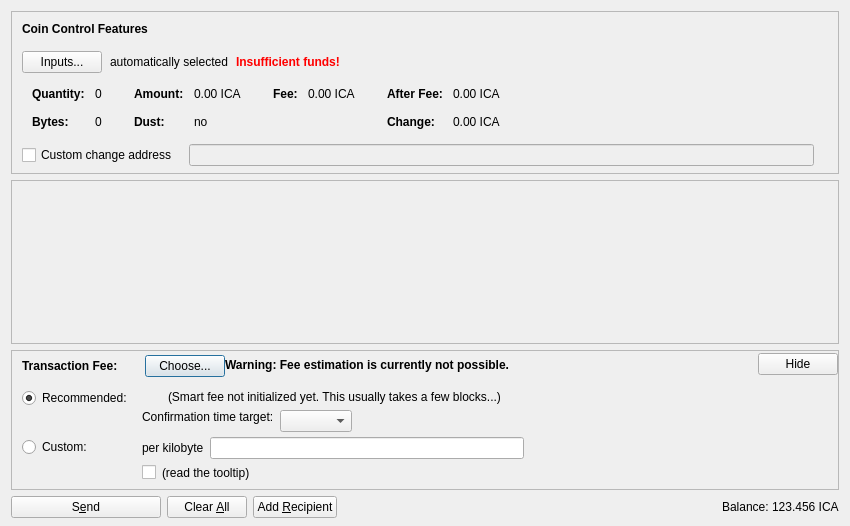
<?xml version="1.0" encoding="UTF-8"?>
<ui version="4.0">
 <class>SendCoinsDialog</class>
 <widget class="QDialog" name="SendCoinsDialog">
  <property name="geometry">
   <rect>
    <x>0</x>
    <y>0</y>
    <width>850</width>
    <height>526</height>
   </rect>
  </property>
  <property name="windowTitle">
   <string>Send Coins</string>
  </property>
  <layout class="QVBoxLayout" name="verticalLayout" stretch="0,1,0,0">
   <property name="bottomMargin">
    <number>8</number>
   </property>
   <item>
    <widget class="QFrame" name="frameCoinControl">
     <property name="sizePolicy">
      <sizepolicy hsizetype="Expanding" vsizetype="Expanding">
       <horstretch>0</horstretch>
       <verstretch>0</verstretch>
      </sizepolicy>
     </property>
     <property name="maximumSize">
      <size>
       <width>16777215</width>
       <height>16777215</height>
      </size>
     </property>
     <property name="frameShape">
      <enum>QFrame::StyledPanel</enum>
     </property>
     <property name="frameShadow">
      <enum>QFrame::Sunken</enum>
     </property>
     <layout class="QVBoxLayout" name="verticalLayoutCoinControl2">
      <property name="spacing">
       <number>0</number>
      </property>
      <property name="leftMargin">
       <number>0</number>
      </property>
      <property name="topMargin">
       <number>0</number>
      </property>
      <property name="rightMargin">
       <number>0</number>
      </property>
      <property name="bottomMargin">
       <number>6</number>
      </property>
      <item>
       <layout class="QVBoxLayout" name="verticalLayoutCoinControl" stretch="0,0,0,0,1">
        <property name="spacing">
         <number>0</number>
        </property>
        <property name="leftMargin">
         <number>10</number>
        </property>
        <property name="topMargin">
         <number>10</number>
        </property>
        <item>
         <layout class="QHBoxLayout" name="horizontalLayoutCoinControl1">
          <property name="bottomMargin">
           <number>15</number>
          </property>
          <item>
           <widget class="QLabel" name="labelCoinControlFeatures">
            <property name="sizePolicy">
             <sizepolicy hsizetype="Preferred" vsizetype="Maximum">
              <horstretch>0</horstretch>
              <verstretch>0</verstretch>
             </sizepolicy>
            </property>
            <property name="font">
             <font>
              <weight>75</weight>
              <bold>true</bold>
             </font>
            </property>
            <property name="styleSheet">
             <string notr="true">font-weight:bold;</string>
            </property>
            <property name="text">
             <string>Coin Control Features</string>
            </property>
           </widget>
          </item>
         </layout>
        </item>
        <item>
         <layout class="QHBoxLayout" name="horizontalLayoutCoinControl2" stretch="0,0,0,0">
          <property name="spacing">
           <number>8</number>
          </property>
          <property name="bottomMargin">
           <number>10</number>
          </property>
          <item>
           <widget class="QPushButton" name="pushButtonCoinControl">
            <property name="styleSheet">
             <string notr="true"/>
            </property>
            <property name="text">
             <string>Inputs...</string>
            </property>
            <property name="autoDefault">
             <bool>false</bool>
            </property>
           </widget>
          </item>
          <item>
           <widget class="QLabel" name="labelCoinControlAutomaticallySelected">
            <property name="text">
             <string>automatically selected</string>
            </property>
            <property name="margin">
             <number>5</number>
            </property>
           </widget>
          </item>
          <item>
           <widget class="QLabel" name="labelCoinControlInsuffFunds">
            <property name="font">
             <font>
              <weight>75</weight>
              <bold>true</bold>
             </font>
            </property>
            <property name="styleSheet">
             <string notr="true">color:red;font-weight:bold;</string>
            </property>
            <property name="text">
             <string>Insufficient funds!</string>
            </property>
            <property name="margin">
             <number>5</number>
            </property>
           </widget>
          </item>
          <item>
           <spacer name="horizontalSpacerCoinControl">
            <property name="orientation">
             <enum>Qt::Horizontal</enum>
            </property>
            <property name="sizeHint" stdset="0">
             <size>
              <width>40</width>
              <height>1</height>
             </size>
            </property>
           </spacer>
          </item>
         </layout>
        </item>
        <item>
         <widget class="QWidget" name="widgetCoinControl" native="true">
          <property name="sizePolicy">
           <sizepolicy hsizetype="Preferred" vsizetype="Preferred">
            <horstretch>0</horstretch>
            <verstretch>0</verstretch>
           </sizepolicy>
          </property>
          <property name="minimumSize">
           <size>
            <width>0</width>
            <height>0</height>
           </size>
          </property>
          <property name="styleSheet">
           <string notr="true"/>
          </property>
          <layout class="QHBoxLayout" name="horizontalLayoutCoinControl5">
           <property name="leftMargin">
            <number>0</number>
           </property>
           <property name="topMargin">
            <number>0</number>
           </property>
           <property name="rightMargin">
            <number>0</number>
           </property>
           <property name="bottomMargin">
            <number>0</number>
           </property>
           <item>
            <layout class="QHBoxLayout" name="horizontalLayoutCoinControl3" stretch="0,0,0,1">
             <property name="spacing">
              <number>20</number>
             </property>
             <property name="topMargin">
              <number>0</number>
             </property>
             <property name="bottomMargin">
              <number>10</number>
             </property>
             <item>
              <layout class="QFormLayout" name="formLayoutCoinControl1">
               <property name="horizontalSpacing">
                <number>10</number>
               </property>
               <property name="verticalSpacing">
                <number>14</number>
               </property>
               <property name="leftMargin">
                <number>10</number>
               </property>
               <property name="topMargin">
                <number>4</number>
               </property>
               <property name="rightMargin">
                <number>6</number>
               </property>
               <item row="0" column="0">
                <widget class="QLabel" name="labelCoinControlQuantityText">
                 <property name="font">
                  <font>
                   <weight>75</weight>
                   <bold>true</bold>
                  </font>
                 </property>
                 <property name="text">
                  <string>Quantity:</string>
                 </property>
                 <property name="margin">
                  <number>0</number>
                 </property>
                </widget>
               </item>
               <item row="0" column="1">
                <widget class="QLabel" name="labelCoinControlQuantity">
                 <property name="cursor">
                  <cursorShape>IBeamCursor</cursorShape>
                 </property>
                 <property name="contextMenuPolicy">
                  <enum>Qt::ActionsContextMenu</enum>
                 </property>
                 <property name="text">
                  <string notr="true">0</string>
                 </property>
                 <property name="margin">
                  <number>0</number>
                 </property>
                 <property name="textInteractionFlags">
                  <set>Qt::LinksAccessibleByMouse|Qt::TextSelectableByKeyboard|Qt::TextSelectableByMouse</set>
                 </property>
                </widget>
               </item>
               <item row="1" column="0">
                <widget class="QLabel" name="labelCoinControlBytesText">
                 <property name="font">
                  <font>
                   <weight>75</weight>
                   <bold>true</bold>
                  </font>
                 </property>
                 <property name="text">
                  <string>Bytes:</string>
                 </property>
                </widget>
               </item>
               <item row="1" column="1">
                <widget class="QLabel" name="labelCoinControlBytes">
                 <property name="cursor">
                  <cursorShape>IBeamCursor</cursorShape>
                 </property>
                 <property name="contextMenuPolicy">
                  <enum>Qt::ActionsContextMenu</enum>
                 </property>
                 <property name="text">
                  <string notr="true">0</string>
                 </property>
                 <property name="textInteractionFlags">
                  <set>Qt::LinksAccessibleByMouse|Qt::TextSelectableByKeyboard|Qt::TextSelectableByMouse</set>
                 </property>
                </widget>
               </item>
              </layout>
             </item>
             <item>
              <layout class="QFormLayout" name="formLayoutCoinControl2">
               <property name="horizontalSpacing">
                <number>10</number>
               </property>
               <property name="verticalSpacing">
                <number>14</number>
               </property>
               <property name="leftMargin">
                <number>6</number>
               </property>
               <property name="topMargin">
                <number>4</number>
               </property>
               <property name="rightMargin">
                <number>6</number>
               </property>
               <item row="0" column="0">
                <widget class="QLabel" name="labelCoinControlAmountText">
                 <property name="font">
                  <font>
                   <weight>75</weight>
                   <bold>true</bold>
                  </font>
                 </property>
                 <property name="text">
                  <string>Amount:</string>
                 </property>
                 <property name="margin">
                  <number>0</number>
                 </property>
                </widget>
               </item>
               <item row="0" column="1">
                <widget class="QLabel" name="labelCoinControlAmount">
                 <property name="cursor">
                  <cursorShape>IBeamCursor</cursorShape>
                 </property>
                 <property name="contextMenuPolicy">
                  <enum>Qt::ActionsContextMenu</enum>
                 </property>
                 <property name="text">
                  <string notr="true">0.00 ICA</string>
                 </property>
                 <property name="textInteractionFlags">
                  <set>Qt::LinksAccessibleByMouse|Qt::TextSelectableByKeyboard|Qt::TextSelectableByMouse</set>
                 </property>
                </widget>
               </item>
               <item row="1" column="0">
                <widget class="QLabel" name="labelCoinControlLowOutputText">
                 <property name="font">
                  <font>
                   <weight>75</weight>
                   <bold>true</bold>
                  </font>
                 </property>
                 <property name="text">
                  <string>Dust:</string>
                 </property>
                </widget>
               </item>
               <item row="1" column="1">
                <widget class="QLabel" name="labelCoinControlLowOutput">
                 <property name="cursor">
                  <cursorShape>IBeamCursor</cursorShape>
                 </property>
                 <property name="contextMenuPolicy">
                  <enum>Qt::ActionsContextMenu</enum>
                 </property>
                 <property name="text">
                  <string notr="true">no</string>
                 </property>
                 <property name="textInteractionFlags">
                  <set>Qt::LinksAccessibleByMouse|Qt::TextSelectableByKeyboard|Qt::TextSelectableByMouse</set>
                 </property>
                </widget>
               </item>
              </layout>
             </item>
             <item>
              <layout class="QFormLayout" name="formLayoutCoinControl3">
               <property name="horizontalSpacing">
                <number>10</number>
               </property>
               <property name="verticalSpacing">
                <number>14</number>
               </property>
               <property name="leftMargin">
                <number>6</number>
               </property>
               <property name="topMargin">
                <number>4</number>
               </property>
               <property name="rightMargin">
                <number>6</number>
               </property>
               <item row="0" column="0">
                <widget class="QLabel" name="labelCoinControlFeeText">
                 <property name="font">
                  <font>
                   <weight>75</weight>
                   <bold>true</bold>
                  </font>
                 </property>
                 <property name="text">
                  <string>Fee:</string>
                 </property>
                 <property name="margin">
                  <number>0</number>
                 </property>
                </widget>
               </item>
               <item row="0" column="1">
                <widget class="QLabel" name="labelCoinControlFee">
                 <property name="cursor">
                  <cursorShape>IBeamCursor</cursorShape>
                 </property>
                 <property name="contextMenuPolicy">
                  <enum>Qt::ActionsContextMenu</enum>
                 </property>
                 <property name="text">
                  <string notr="true">0.00 ICA</string>
                 </property>
                 <property name="textInteractionFlags">
                  <set>Qt::LinksAccessibleByMouse|Qt::TextSelectableByKeyboard|Qt::TextSelectableByMouse</set>
                 </property>
                </widget>
               </item>
              </layout>
             </item>
             <item>
              <layout class="QFormLayout" name="formLayoutCoinControl4">
               <property name="horizontalSpacing">
                <number>10</number>
               </property>
               <property name="verticalSpacing">
                <number>14</number>
               </property>
               <property name="leftMargin">
                <number>6</number>
               </property>
               <property name="topMargin">
                <number>4</number>
               </property>
               <property name="rightMargin">
                <number>6</number>
               </property>
               <item row="0" column="0">
                <widget class="QLabel" name="labelCoinControlAfterFeeText">
                 <property name="font">
                  <font>
                   <weight>75</weight>
                   <bold>true</bold>
                  </font>
                 </property>
                 <property name="text">
                  <string>After Fee:</string>
                 </property>
                 <property name="margin">
                  <number>0</number>
                 </property>
                </widget>
               </item>
               <item row="0" column="1">
                <widget class="QLabel" name="labelCoinControlAfterFee">
                 <property name="cursor">
                  <cursorShape>IBeamCursor</cursorShape>
                 </property>
                 <property name="contextMenuPolicy">
                  <enum>Qt::ActionsContextMenu</enum>
                 </property>
                 <property name="text">
                  <string notr="true">0.00 ICA</string>
                 </property>
                 <property name="textInteractionFlags">
                  <set>Qt::LinksAccessibleByMouse|Qt::TextSelectableByKeyboard|Qt::TextSelectableByMouse</set>
                 </property>
                </widget>
               </item>
               <item row="1" column="0">
                <widget class="QLabel" name="labelCoinControlChangeText">
                 <property name="font">
                  <font>
                   <weight>75</weight>
                   <bold>true</bold>
                  </font>
                 </property>
                 <property name="text">
                  <string>Change:</string>
                 </property>
                </widget>
               </item>
               <item row="1" column="1">
                <widget class="QLabel" name="labelCoinControlChange">
                 <property name="cursor">
                  <cursorShape>IBeamCursor</cursorShape>
                 </property>
                 <property name="contextMenuPolicy">
                  <enum>Qt::ActionsContextMenu</enum>
                 </property>
                 <property name="text">
                  <string notr="true">0.00 ICA</string>
                 </property>
                 <property name="textInteractionFlags">
                  <set>Qt::LinksAccessibleByMouse|Qt::TextSelectableByKeyboard|Qt::TextSelectableByMouse</set>
                 </property>
                </widget>
               </item>
              </layout>
             </item>
            </layout>
           </item>
          </layout>
         </widget>
        </item>
        <item>
         <layout class="QHBoxLayout" name="horizontalLayoutCoinControl4" stretch="0,0,0">
          <property name="spacing">
           <number>12</number>
          </property>
          <property name="sizeConstraint">
           <enum>QLayout::SetDefaultConstraint</enum>
          </property>
          <property name="topMargin">
           <number>5</number>
          </property>
          <property name="rightMargin">
           <number>5</number>
          </property>
          <item>
           <widget class="QCheckBox" name="checkBoxCoinControlChange">
            <property name="toolTip">
             <string>If this is activated, but the change address is empty or invalid, change will be sent to a newly generated address.</string>
            </property>
            <property name="text">
             <string>Custom change address</string>
            </property>
           </widget>
          </item>
          <item>
           <widget class="QValidatedLineEdit" name="lineEditCoinControlChange">
            <property name="enabled">
             <bool>false</bool>
            </property>
            <property name="sizePolicy">
             <sizepolicy hsizetype="Expanding" vsizetype="Fixed">
              <horstretch>0</horstretch>
              <verstretch>0</verstretch>
             </sizepolicy>
            </property>
           </widget>
          </item>
          <item>
           <widget class="QLabel" name="labelCoinControlChangeLabel">
            <property name="sizePolicy">
             <sizepolicy hsizetype="Preferred" vsizetype="Expanding">
              <horstretch>0</horstretch>
              <verstretch>0</verstretch>
             </sizepolicy>
            </property>
            <property name="minimumSize">
             <size>
              <width>0</width>
              <height>0</height>
             </size>
            </property>
            <property name="text">
             <string/>
            </property>
            <property name="margin">
             <number>3</number>
            </property>
           </widget>
          </item>
         </layout>
        </item>
        <item>
         <spacer name="verticalSpacerCoinControl">
          <property name="orientation">
           <enum>Qt::Vertical</enum>
          </property>
          <property name="sizeHint" stdset="0">
           <size>
            <width>800</width>
            <height>1</height>
           </size>
          </property>
         </spacer>
        </item>
       </layout>
      </item>
     </layout>
    </widget>
   </item>
   <item>
    <widget class="QScrollArea" name="scrollArea">
     <property name="widgetResizable">
      <bool>true</bool>
     </property>
     <widget class="QWidget" name="scrollAreaWidgetContents">
      <property name="geometry">
       <rect>
        <x>0</x>
        <y>0</y>
        <width>830</width>
        <height>104</height>
       </rect>
      </property>
      <layout class="QVBoxLayout" name="verticalLayout_2" stretch="0,1">
       <property name="leftMargin">
        <number>0</number>
       </property>
       <property name="topMargin">
        <number>0</number>
       </property>
       <property name="rightMargin">
        <number>0</number>
       </property>
       <property name="bottomMargin">
        <number>0</number>
       </property>
       <item>
        <layout class="QVBoxLayout" name="entries">
         <property name="spacing">
          <number>6</number>
         </property>
        </layout>
       </item>
       <item>
        <spacer name="verticalSpacer">
         <property name="orientation">
          <enum>Qt::Vertical</enum>
         </property>
         <property name="sizeHint" stdset="0">
          <size>
           <width>20</width>
           <height>40</height>
          </size>
         </property>
        </spacer>
       </item>
      </layout>
     </widget>
    </widget>
   </item>
   <item>
    <widget class="QFrame" name="frameFee">
     <property name="sizePolicy">
      <sizepolicy hsizetype="Expanding" vsizetype="Expanding">
       <horstretch>0</horstretch>
       <verstretch>0</verstretch>
      </sizepolicy>
     </property>
     <property name="maximumSize">
      <size>
       <width>16777215</width>
       <height>16777215</height>
      </size>
     </property>
     <property name="frameShape">
      <enum>QFrame::StyledPanel</enum>
     </property>
     <property name="frameShadow">
      <enum>QFrame::Sunken</enum>
     </property>
     <layout class="QVBoxLayout" name="verticalLayoutFee1">
      <property name="spacing">
       <number>0</number>
      </property>
      <property name="leftMargin">
       <number>0</number>
      </property>
      <property name="topMargin">
       <number>0</number>
      </property>
      <property name="rightMargin">
       <number>0</number>
      </property>
      <property name="bottomMargin">
       <number>0</number>
      </property>
      <item>
       <layout class="QVBoxLayout" name="verticalLayoutFee2" stretch="0,0,0">
        <property name="spacing">
         <number>0</number>
        </property>
        <property name="leftMargin">
         <number>10</number>
        </property>
        <property name="topMargin">
         <number>0</number>
        </property>
        <item>
         <layout class="QHBoxLayout" name="horizontalLayoutFee1">
          <property name="bottomMargin">
           <number>0</number>
          </property>
          <item>
           <layout class="QVBoxLayout" name="verticalLayoutFee7">
            <property name="spacing">
             <number>0</number>
            </property>
            <item>
             <spacer name="verticalSpacerSmartFee">
              <property name="orientation">
               <enum>Qt::Vertical</enum>
              </property>
              <property name="sizeType">
               <enum>QSizePolicy::Fixed</enum>
              </property>
              <property name="sizeHint" stdset="0">
               <size>
                <width>1</width>
                <height>4</height>
               </size>
              </property>
             </spacer>
            </item>
            <item>
             <layout class="QHBoxLayout" name="horizontalLayoutSmartFee">
              <property name="spacing">
               <number>10</number>
              </property>
              <item>
               <widget class="QLabel" name="labelFeeHeadline">
                <property name="sizePolicy">
                 <sizepolicy hsizetype="Preferred" vsizetype="Maximum">
                  <horstretch>0</horstretch>
                  <verstretch>0</verstretch>
                 </sizepolicy>
                </property>
                <property name="font">
                 <font>
                  <weight>75</weight>
                  <bold>true</bold>
                 </font>
                </property>
                <property name="styleSheet">
                 <string notr="true">font-weight:bold;</string>
                </property>
                <property name="text">
                 <string>Transaction Fee:</string>
                </property>
               </widget>
              </item>
              <item>
               <widget class="QLabel" name="labelFeeMinimized">
                <property name="text">
                 <string/>
                </property>
               </widget>
              </item>
              <item>
               <widget class="QPushButton" name="buttonChooseFee">
                <property name="text">
                 <string>Choose...</string>
                </property>
               </widget>
              </item>
             </layout>
            </item>
            <item>
             <spacer name="verticalSpacer_5">
              <property name="orientation">
               <enum>Qt::Vertical</enum>
              </property>
              <property name="sizeHint" stdset="0">
               <size>
                <width>1</width>
                <height>1</height>
               </size>
              </property>
             </spacer>
            </item>
           </layout>
          </item>
          <item>
           <widget class="QLabel" name="fallbackFeeWarningLabel">
            <property name="toolTip">
             <string>Using the fallbackfee can result in sending a transaction that will take several hours or days (or never) to confirm. Consider choosing your fee manually or wait until you have validated the complete chain.</string>
            </property>
            <property name="font">
            <font>
                <weight>75</weight>
                <bold>true</bold>
            </font>
            </property>
            <property name="text">
             <string>Warning: Fee estimation is currently not possible.</string>
            </property>
            <property name="wordWrap">
             <bool>false</bool>
            </property>
           </widget>
          </item>
          <item>
           <spacer name="horizontalSpacer_4">
            <property name="orientation">
             <enum>Qt::Horizontal</enum>
            </property>
            <property name="sizeType">
             <enum>QSizePolicy::MinimumExpanding</enum>
            </property>
            <property name="sizeHint" stdset="0">
             <size>
              <width>40</width>
              <height>20</height>
             </size>
            </property>
           </spacer>
          </item>
          <item>
           <widget class="QPushButton" name="buttonMinimizeFee">
            <property name="toolTip">
             <string>collapse fee-settings</string>
            </property>
            <property name="text">
             <string>Hide</string>
            </property>
           </widget>
          </item>
         </layout>
        </item>
        <item>
         <widget class="QFrame" name="frameFeeSelection">
          <layout class="QVBoxLayout" name="verticalLayoutFee12">
           <property name="spacing">
            <number>0</number>
           </property>
           <property name="leftMargin">
            <number>0</number>
           </property>
           <property name="topMargin">
            <number>0</number>
           </property>
           <property name="rightMargin">
            <number>0</number>
           </property>
           <property name="bottomMargin">
            <number>0</number>
           </property>
           <item>
            <layout class="QGridLayout" name="gridLayoutFee">
             <property name="topMargin">
              <number>10</number>
             </property>
             <property name="bottomMargin">
              <number>4</number>
             </property>
             <property name="horizontalSpacing">
              <number>10</number>
             </property>
             <property name="verticalSpacing">
              <number>4</number>
             </property>
             <item row="1" column="1">
              <layout class="QVBoxLayout" name="verticalLayoutFee8">
               <property name="spacing">
                <number>6</number>
               </property>
               <item>
                <layout class="QHBoxLayout" name="horizontalLayoutFee13">
                 <item>
                  <widget class="QLabel" name="labelCustomPerKilobyte">
                   <property name="toolTip">
                    <string>If the custom fee is set to 1000 satoshis and the transaction is only 250 bytes, then &quot;per kilobyte&quot; only pays 250 satoshis in fee, while &quot;total at least&quot; pays 1000 satoshis. For transactions bigger than a kilobyte both pay by kilobyte.</string>
                   </property>
                   <property name="text">
                    <string>per kilobyte</string>
                   </property>
                  </widget>
                 </item>
                 <item>
                  <widget class="BitcoinAmountField" name="customFee"/>
                 </item>
                 <item>
                  <spacer name="horizontalSpacer_6">
                   <property name="orientation">
                    <enum>Qt::Horizontal</enum>
                   </property>
                   <property name="sizeHint" stdset="0">
                    <size>
                     <width>1</width>
                     <height>1</height>
                    </size>
                   </property>
                  </spacer>
                 </item>
                </layout>
               </item>
               <item>
                <layout class="QHBoxLayout" name="horizontalLayoutFee8">
                 <item>
                  <widget class="QCheckBox" name="checkBoxMinimumFee">
                   <property name="toolTip">
                    <string>Paying only the minimum fee is just fine as long as there is less transaction volume than space in the blocks. But be aware that this can end up in a never confirming transaction once there is more demand for icacoin transactions than the network can process.</string>
                   </property>
                   <property name="text">
                    <string/>
                   </property>
                  </widget>
                 </item>
                 <item>
                  <widget class="QLabel" name="labelMinFeeWarning">
                   <property name="enabled">
                    <bool>true</bool>
                   </property>
                   <property name="toolTip">
                    <string>Paying only the minimum fee is just fine as long as there is less transaction volume than space in the blocks. But be aware that this can end up in a never confirming transaction once there is more demand for icacoin transactions than the network can process.</string>
                   </property>
                   <property name="text">
                    <string>(read the tooltip)</string>
                   </property>
                   <property name="margin">
                    <number>5</number>
                   </property>
                  </widget>
                 </item>
                 <item>
                  <spacer name="horizontalSpacer_2">
                   <property name="orientation">
                    <enum>Qt::Horizontal</enum>
                   </property>
                   <property name="sizeHint" stdset="0">
                    <size>
                     <width>1</width>
                     <height>1</height>
                    </size>
                   </property>
                  </spacer>
                 </item>
                </layout>
               </item>
              </layout>
             </item>
             <item row="0" column="0">
              <layout class="QVBoxLayout" name="verticalLayoutFee4" stretch="0,1">
               <item>
                <widget class="QRadioButton" name="radioSmartFee">
                 <property name="text">
                  <string>Recommended:</string>
                 </property>
                 <property name="checked">
                  <bool>true</bool>
                 </property>
                 <attribute name="buttonGroup">
                  <string notr="true">groupFee</string>
                 </attribute>
                </widget>
               </item>
               <item>
                <spacer name="verticalSpacer_2">
                 <property name="orientation">
                  <enum>Qt::Vertical</enum>
                 </property>
                 <property name="sizeHint" stdset="0">
                  <size>
                   <width>1</width>
                   <height>1</height>
                  </size>
                 </property>
                </spacer>
               </item>
              </layout>
             </item>
             <item row="1" column="0">
              <layout class="QVBoxLayout" name="verticalLayoutFee9" stretch="0,1">
               <item>
                <widget class="QRadioButton" name="radioCustomFee">
                 <property name="text">
                  <string>Custom:</string>
                 </property>
                 <attribute name="buttonGroup">
                  <string notr="true">groupFee</string>
                 </attribute>
                </widget>
               </item>
               <item>
                <spacer name="verticalSpacer_6">
                 <property name="orientation">
                  <enum>Qt::Vertical</enum>
                 </property>
                 <property name="sizeHint" stdset="0">
                  <size>
                   <width>1</width>
                   <height>1</height>
                  </size>
                 </property>
                </spacer>
               </item>
              </layout>
             </item>
             <item row="0" column="1">
              <layout class="QVBoxLayout" name="verticalLayoutFee3" stretch="0,0,1">
               <property name="spacing">
                <number>6</number>
               </property>
               <property name="topMargin">
                <number>2</number>
               </property>
               <item>
                <layout class="QHBoxLayout" name="horizontalLayoutFee12">
                 <item>
                  <widget class="QLabel" name="labelSmartFee">
                   <property name="text">
                    <string/>
                   </property>
                   <property name="margin">
                    <number>2</number>
                   </property>
                  </widget>
                 </item>
                 <item>
                  <widget class="QLabel" name="labelFeeEstimation">
                   <property name="text">
                    <string/>
                   </property>
                  </widget>
                 </item>
                 <item>
                  <widget class="QLabel" name="labelSmartFee2">
                   <property name="text">
                    <string>(Smart fee not initialized yet. This usually takes a few blocks...)</string>
                   </property>
                   <property name="margin">
                    <number>2</number>
                   </property>
                  </widget>
                 </item>
                 <item>
                  <spacer name="horizontalSpacer_5">
                   <property name="orientation">
                    <enum>Qt::Horizontal</enum>
                   </property>
                   <property name="sizeHint" stdset="0">
                    <size>
                     <width>1</width>
                     <height>1</height>
                    </size>
                   </property>
                  </spacer>
                 </item>
                </layout>
               </item>
               <item>
                <layout class="QHBoxLayout" name="horizontalLayoutFee9">
                 <item>
                  <layout class="QVBoxLayout" name="verticalLayoutFee6">
                   <item>
                    <widget class="QLabel" name="labelSmartFee3">
                     <property name="text">
                      <string>Confirmation time target:</string>
                     </property>
                     <property name="margin">
                      <number>2</number>
                     </property>
                    </widget>
                   </item>
                   <item>
                    <spacer name="verticalSpacer_3">
                     <property name="orientation">
                      <enum>Qt::Vertical</enum>
                     </property>
                     <property name="sizeHint" stdset="0">
                      <size>
                       <width>1</width>
                       <height>1</height>
                      </size>
                     </property>
                    </spacer>
                   </item>
                  </layout>
                 </item>
                 <item>
                  <layout class="QVBoxLayout" name="verticalLayoutFee5">
                   <property name="rightMargin">
                    <number>30</number>
                   </property>
                   <item>
                    <layout class="QHBoxLayout" name="horizontalLayoutConfTarget">
                     <property name="bottomMargin">
                      <number>0</number>
                     </property>
                     <item>
                      <widget class="QComboBox" name="confTargetSelector"/>
                     </item>
                     <item>
                      <spacer name="horizontalSpacerConfTarget">
                       <property name="orientation">
                        <enum>Qt::Horizontal</enum>
                       </property>
                       <property name="sizeHint" stdset="0">
                        <size>
                         <width>40</width>
                         <height>20</height>
                        </size>
                       </property>
                      </spacer>
                     </item>
                    </layout>
                   </item>
                  </layout>
                 </item>
                </layout>
               </item>
               <item>
                <spacer name="verticalSpacer_4">
                 <property name="orientation">
                  <enum>Qt::Vertical</enum>
                 </property>
                 <property name="sizeHint" stdset="0">
                  <size>
                   <width>1</width>
                   <height>1</height>
                  </size>
                 </property>
                </spacer>
               </item>
              </layout>
             </item>
            </layout>
           </item>
          </layout>
         </widget>
        </item>
        <item>
         <spacer name="verticalSpacerFee">
          <property name="orientation">
           <enum>Qt::Vertical</enum>
          </property>
          <property name="sizeHint" stdset="0">
           <size>
            <width>40</width>
            <height>5</height>
           </size>
          </property>
         </spacer>
        </item>
       </layout>
      </item>
     </layout>
    </widget>
   </item>
   <item>
    <layout class="QHBoxLayout" name="horizontalLayout">
     <item>
      <widget class="QPushButton" name="sendButton">
       <property name="minimumSize">
        <size>
         <width>150</width>
         <height>0</height>
        </size>
       </property>
       <property name="toolTip">
        <string>Confirm the send action</string>
       </property>
       <property name="text">
        <string>S&amp;end</string>
       </property>
       <property name="icon">
        <iconset resource="../bitcoin.qrc">
         <normaloff>:/icons/send</normaloff>:/icons/send</iconset>
       </property>
       <property name="autoDefault">
        <bool>false</bool>
       </property>
       <property name="default">
        <bool>false</bool>
       </property>
      </widget>
     </item>
     <item>
      <widget class="QPushButton" name="clearButton">
       <property name="sizePolicy">
        <sizepolicy hsizetype="Minimum" vsizetype="Fixed">
         <horstretch>0</horstretch>
         <verstretch>0</verstretch>
        </sizepolicy>
       </property>
       <property name="toolTip">
        <string>Clear all fields of the form.</string>
       </property>
       <property name="text">
        <string>Clear &amp;All</string>
       </property>
       <property name="icon">
        <iconset resource="../bitcoin.qrc">
         <normaloff>:/icons/remove</normaloff>:/icons/remove</iconset>
       </property>
       <property name="autoDefault">
        <bool>false</bool>
       </property>
      </widget>
     </item>
     <item>
      <widget class="QPushButton" name="addButton">
       <property name="toolTip">
        <string>Send to multiple recipients at once</string>
       </property>
       <property name="text">
        <string>Add &amp;Recipient</string>
       </property>
       <property name="icon">
        <iconset resource="../bitcoin.qrc">
         <normaloff>:/icons/add</normaloff>:/icons/add</iconset>
       </property>
       <property name="autoDefault">
        <bool>false</bool>
       </property>
      </widget>
     </item>
     <item>
      <spacer name="horizontalSpacer">
       <property name="orientation">
        <enum>Qt::Horizontal</enum>
       </property>
       <property name="sizeHint" stdset="0">
        <size>
         <width>40</width>
         <height>20</height>
        </size>
       </property>
      </spacer>
     </item>
     <item>
      <layout class="QHBoxLayout" name="horizontalLayout_2">
       <property name="spacing">
        <number>3</number>
       </property>
       <item>
        <widget class="QLabel" name="label">
         <property name="sizePolicy">
          <sizepolicy hsizetype="Preferred" vsizetype="Fixed">
           <horstretch>0</horstretch>
           <verstretch>0</verstretch>
          </sizepolicy>
         </property>
         <property name="text">
          <string>Balance:</string>
         </property>
        </widget>
       </item>
       <item>
        <widget class="QLabel" name="labelBalance">
         <property name="sizePolicy">
          <sizepolicy hsizetype="Preferred" vsizetype="Fixed">
           <horstretch>0</horstretch>
           <verstretch>0</verstretch>
          </sizepolicy>
         </property>
         <property name="cursor">
          <cursorShape>IBeamCursor</cursorShape>
         </property>
         <property name="text">
          <string notr="true">123.456 ICA</string>
         </property>
         <property name="textInteractionFlags">
          <set>Qt::LinksAccessibleByMouse|Qt::TextSelectableByKeyboard|Qt::TextSelectableByMouse</set>
         </property>
        </widget>
       </item>
      </layout>
     </item>
    </layout>
   </item>
  </layout>
 </widget>
 <customwidgets>
  <customwidget>
   <class>QValidatedLineEdit</class>
   <extends>QLineEdit</extends>
   <header>qt/qvalidatedlineedit.h</header>
  </customwidget>
  <customwidget>
   <class>BitcoinAmountField</class>
   <extends>QLineEdit</extends>
   <header>qt/bitcoinamountfield.h</header>
   <container>1</container>
  </customwidget>
 </customwidgets>
 <resources>
  <include location="../bitcoin.qrc"/>
 </resources>
 <connections/>
 <buttongroups>
  <buttongroup name="groupFee"/>
 </buttongroups>
</ui>
